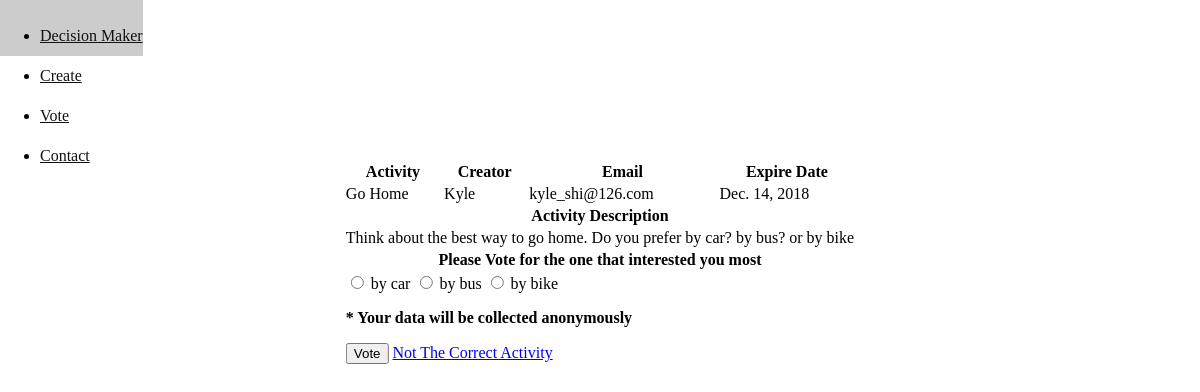
/show/e9beddbde2464840a52d887b40be07c7, run on the app's committed database.
### decision/models.py (models this page shows, shortened)
class Activity(models.Model):
  context = models.CharField(max_length=50)
  id = models.UUIDField(primary_key=True, default=uuid.uuid4, editable=False)
  creator = models.CharField(max_length=20)
  email = models.CharField(max_length=20)
  description = models.TextField(default='Do you think this is a greate idea?')
  expire_on = models.DateField()

class Choice(models.Model):
  activity_id = models.ForeignKey(Activity, on_delete=models.CASCADE)
  name = models.CharField(max_length=100)
  votes_count = models.IntegerField(default=0)
  def __str__(self):
    return self.name

### decision/views.py (the view)
# urls.py: path('show/<str:activity_id>', views.show, name='show'),
def show(request, activity_id):
  activity = Activity.objects.get(pk=activity_id)
  choice_list = activity.choice_set.all()
  return render(request, 'decision/show.html', {'activity': activity, 'choice_list': choice_list})

### decision/templates/decision/show.html (shortened to what this page needs)
{% include './partials/_header.html' %}
<main class="show">
    <table class="pure-table pure-table-bordered">
        <thead>
            <tr>
                <th>Activity</th>
                <th>Creator</th>
                <th>Email</th>
                <th>Expire Date</th>
            </tr>
        </thead>
        <tbody>
            <tr>
                <td>{{ activity.context }}</td>
                <td>{{ activity.creator }}</td>
                <td>{{ activity.email }}</td>
                <td>{{ activity.expire_on }}</td>
            </tr>
            <tr>
                <th colspan="4">Activity Description</th>
            </tr>
            <tr>
              <td colspan="4">{{ activity.description }}</td>
            </tr>
            <tr>
              <th colspan="4">Please Vote for the one that interested you most</th>
            </tr>
            <tr>
              <td colspan="4">
                  <form class="pure-form" action="{% url 'decision:vote' activity.id %}" method="POST">
                      {% for choice in choice_list %}
                        <label class="pure-checkbox">
                            <input name="choice" type="radio" value="{{ choice }}">
                            {{ choice }}
                        </label>
                      {% endfor %}
                      <p><strong>* Your data will be collected anonymously</strong></p>
                      <button class="pure-button pure-button-primary">Vote</button>
                      <a href="{% url 'decision:index' %}" class="pure-button pure-button-active">Not The Correct Activity</a>
                  </form>
              </td>
            </tr>
        </tbody>
    </table>
</main>
{% include './partials/_footer.html' %}

### decision/static/decision/style/header.css (style rules this page uses)
html, body { box-sizing: border-box; }

### decision/static/decision/style/show.css (style rules this page uses)
.show { position: absolute; top: 20%; left: 50%; transform: translate(-50%) }

### data on the page
Activity: context "Go Home", creator "Kyle", email "kyle_shi@126.com", expire_on "Dec. 14, 2018", description "Think about the best way to go home. Do you prefer by car? by bus? or by bike"
Choice: name "by car"
Choice: name "by bus"
Choice: name "by bike"
